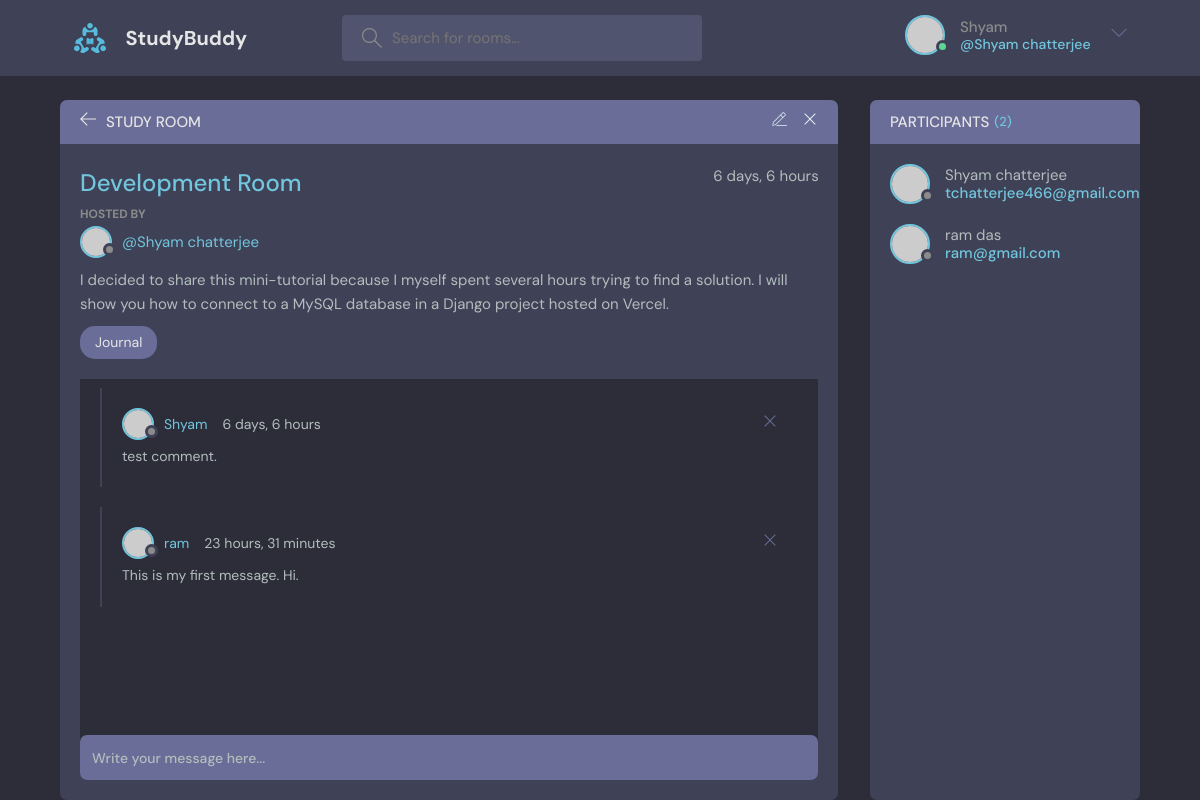
/room/1/ (signed in), run on the app's committed database.
### base/models/Room.py (models this page shows, shortened)
class Room(models.Model):
    host = models.ForeignKey(User, on_delete=models.SET_NULL, null=True)
    topic = models.ForeignKey(Topic, on_delete=models.SET_NULL, null=True)
    name = models.CharField(max_length=200)
    description = models.TextField(max_length=200,blank=True)
    participants = models.ManyToManyField(User, related_name='participants', blank=True, null=True)
    update = models.DateTimeField(auto_now=True)
    create = models.DateTimeField(auto_now_add=True)
    class Meta:
        ordering = ['-update', '-create']

### base/models/Topic.py (models this page shows, shortened)
class Topic(models.Model):
    name = models.CharField(max_length=200)

### base/models/Message.py (models this page shows, shortened)
class Message(models.Model):
    user = models.ForeignKey(User, on_delete=models.CASCADE)
    room = models.ForeignKey(Room, on_delete=models.CASCADE)
    body = models.TextField()
    update = models.DateTimeField(auto_now=True)
    create = models.DateTimeField(auto_now_add=True)
    class Meta:
        app_label = "base"

### base/views/RoomView.py (the view, shortened to what this page needs)
def room(request, pk):
    room = RoomService.roomDetailsById(request, pk)
    room_messages = room.message_set.all()
    participants = room.participants.all()
    total_participants = participants.count()
    auth_user = request.user
    message = request.POST.get("message")
    context = {
        "room": room,
        "room_messages": room_messages,
        "participants": participants,
        "total_participants": total_participants,
    }
    return render(request, "base/pages/rooms.html", context)

### base/services/RoomService.py (called while the page is built)
    def roomDetailsById(request, pk) -> Room:
        room_details = Room.objects.get(id=pk)
        return room_details

### base/templates/base/pages/rooms.html (shortened to what this page needs)
{% extends 'main-layout.html' %}
{% block content %}
  <main class="profile-page layout layout--2">
    <div class="container">
      <div class="room">
        <div class="room__top">
          <div class="room__topLeft">
            <a href="{% url 'home' %}">
              <svg version="1.1" xmlns="http://www.w3.org/2000/svg" width="32" height="32" viewBox="0 0 32 32">
                <title>arrow-left</title>
                <path d="M13.723 2.286l-13.723 13.714 13.719 13.714 1.616-1.611-10.96-10.96h27.625v-2.286h-27.625l10.965-10.965-1.616-1.607z"></path>
              </svg>
            </a>
            <h3>Study Room</h3>
          </div>
          <div class="room__topRight">
            <a href="{% url 'update-room' room.id %}">
            </a>
            <a href="{% url 'delete-room' room.id %}">
              <svg version="1.1" xmlns="http://www.w3.org/2000/svg" width="32" height="32" viewBox="0 0 32 32">
                <title>remove</title>
                <path d="M27.314 6.019l-1.333-1.333-9.98 9.981-9.981-9.981-1.333 1.333 9.981 9.981-9.981 9.98 1.333 1.333 9.981-9.98 9.98 9.98 1.333-1.333-9.98-9.98 9.98-9.981z"></path>
              </svg>
            </a>
          </div>
        </div>
        <div class="room__box scroll">
          <div class="room__header scroll">
            <div class="room__info">
              <h3>{{room.name}}</h3>
              <span>{{room.create | timesince}}</span>
            </div>
            <div class="room__hosted">
              <p>Hosted By</p>
              <a href="#" class="room__author">
                <div class="avatar avatar--small">
                  <img src="https://randomuser.me/api/portraits/men/37.jpg" />
                </div>
                <span>@{{room.host.first_name}} {{room.host.last_name}}</span>
              </a>
            </div>
            <div class="room__details">{{room.description}}</div>
            <span class="room__topics">{{room.topic.name}}</span>
          </div>
          <div class="room__conversation">
            <div class="threads scroll">
              {% for message in room_messages  %}
              <div class="thread">
                <div class="thread__top">
                  <div class="thread__author">
                    <a href="#" class="thread__authorInfo">
                      <div class="avatar avatar--small">
                        <img src="https://randomuser.me/api/portraits/men/37.jpg" />
                      </div>
                      <span>{{message.user.username}}</span>
                    </a>
                    <span class="thread__date">{{message.create | timesince}}</span>
                  </div>
                  <a href="{% url 'delete-message' message.id  %}">
                    <div class="thread__delete">
                      <svg version="1.1" xmlns="http://www.w3.org/2000/svg" width="32" height="32" viewBox="0 0 32 32">
                        <title>remove</title>
                        <path d="M27.314 6.019l-1.333-1.333-9.98 9.981-9.981-9.981-1.333 1.333 9.981 9.981-9.981 9.98 1.333 1.333 9.981-9.98 9.98 9.98 1.333-1.333-9.98-9.98 9.98-9.981z"></path>
                      </svg>
                    </div>
                  </a>
                </div>
                <div class="thread__details">{{message.body}}</div>
              </div>
              {% endfor %}
            </div>
          </div>
        </div>
        {% if request.user.is_authenticated %}
          <div class="room__message">
            <form action="" method="POST">
              <input name="message" placeholder="Write your message here..." />
            </form>
          </div>
        {% endif %}
      </div>
      <div class="participants">
        <h3 class="participants__top">Participants <span>({{total_participants}})</span></h3>
        <div class="participants__list scroll">
          {% for participant in participants  %}
            <a href="profile.html" class="participant">
              <div class="avatar avatar--medium">
                <img src="https://randomuser.me/api/portraits/men/37.jpg" />
              </div>
              <p>
                {{participant.username}} {{participant.last_name}}
                <span>{{participant.email}}</span>
              </p>
            </a>
          {% endfor %}
        </div>
      </div>
    </div>
  </main>
{% endblock %}

### templates/includes/header.html (shortened to what this page needs)
    <header class="header header--loggedIn">
      <div class="container">
        <a href="/" class="header__logo">
          {% load static %}
          <img src="{% static 'images/logo.svg' %}" />
          <h1>StudyBuddy</h1>
        </a>
        <form method="GET" class="header__search" action="{% url 'home' %}">
          <label>
            <input name="q" placeholder="Search for rooms..." />
          </label>
        </form>
        <nav class="header__menu">
          {% if request.user.is_authenticated %}
          <div class="header__user">
            <a href="#">
              <div class="avatar avatar--medium active">
                <img src="https://randomuser.me/api/portraits/men/37.jpg" />
              </div>
              <p>{{request.user.username}} <span>@{{request.user.first_name}} {{request.user.last_name}}</span></p>
            </a>
            <button class="dropdown-button">
              <svg version="1.1" xmlns="http://www.w3.org/2000/svg" width="32" height="32" viewBox="0 0 32 32">
                <title>chevron-down</title>
                <path d="M16 21l-13-13h-3l16 16 16-16h-3l-13 13z"></path>
              </svg>
            </button>
          </div>
          {% else %}
          <a href="{% url 'login' %}">
            <p>Login<span>Click here</span></p>
          </a>
          {% endif %}
        </nav>
      </div>
    </header>

### data on the page
Room: name "Development Room", create "6 days, 6 hours", host.first_name "Shyam", host.last_name "chatterjee", description "I decided to share this mini-tutorial because I myself spent several hours trying to find a solution. I will show you how to connect to a MySQL database in a Django project hosted on Vercel.", topic.name "Journal"
Message: user.username "Shyam", create "6 days, 6 hours", body "test comment."
Message: user.username "ram", create "23 hours, 31 minutes", body "This is my first message. Hi."

### other printed values
{{ request.user.username }} "Shyam"
{{ request.user.first_name }} "Shyam"
{{ request.user.last_name }} "chatterjee"
{{ total_participants }} "2"
{{ participant.username }} "Shyam"
{{ participant.last_name }} "chatterjee"
{{ participant.email }} "tchatterjee466@gmail.com"
{{ participant.username }} "ram"
{{ participant.last_name }} "das"
{{ participant.email }} "ram@gmail.com"
